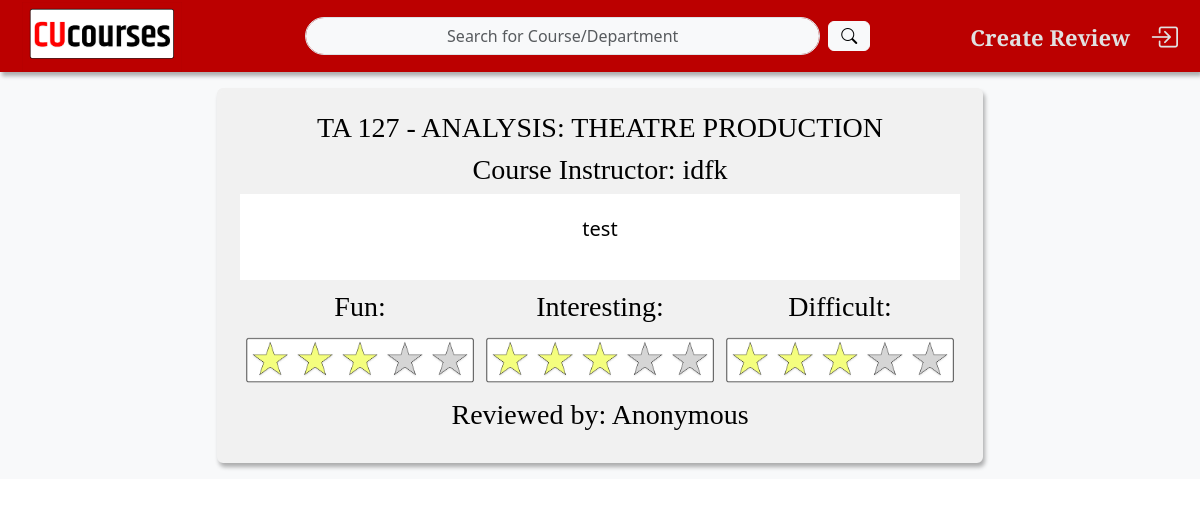
Page /review/13/ on the committed database.
### reviews/models.py (models this page shows, shortened)
class review(models.Model):
    user = models.ForeignKey(User, on_delete=models.CASCADE, default="Anonymous")
    course = models.ForeignKey(course,on_delete=models.CASCADE,null=True)
    instructor = models.CharField(max_length=30)
    reviewText = models.TextField(max_length=800, null=False)
    anon = models.BooleanField(default=True)
    created = models.DateTimeField(auto_now_add=True)
    textbook = models.BooleanField(default=True)
    CHOICES = (
        ('1', '1'),
        ('2', '2'),
        ('3', '3'),
        ('4', '4'),
        ('5', '5'),
    )
    fun = models.CharField(max_length=1, choices=CHOICES,default='3')
    interesting = models.CharField(max_length=1, choices=CHOICES,default='3')
    difficult = models.CharField(max_length=1, choices=CHOICES,default='3')
    class Meta:
        ordering = ['created']

class course(models.Model):
    courseCode = models.CharField(max_length=10)
    courseName = models.CharField(max_length=40)
    dept = models.ForeignKey(department,on_delete=models.CASCADE,null=True)
    def __str__(self):
        return self.courseCode

### reviews/views.py (the view)
# urls.py: path("review/<int:pk>/", reviewDetails.as_view(), name='review'),
class reviewDetails(DetailView):
    model = review
    context_object_name = "review"
    template_name = "reviews/reviewDetails.html"
    def get_context_data(self, **kwargs):
        context = super().get_context_data(**kwargs)
        context['depts'] = department.objects.all()
        return context

### reviews/templates/reviews/reviewDetails.html
<html>
    {% load static %}
    <link rel="stylesheet" type="text/css" href="{% static 'allStyles.css' %}">
    <header>
        {% include "./navMenu.html" %}
    </header>
    <body>
        <div class="container-fluid-p-0 d-flex flex-row belowNav" Style = "background: var(--primary-color);">
            <div class="unrestrictedContentTable  bg-light  ">
                <div class="box m-3 rounded">
                    <h3> {{review.course}} - {{review.course.courseName}} </h3>
                    <h3> Course Instructor: {{review.instructor}} </h3>
                    <div class = "innerlbox ">
                        <p id="review-text" style="font-size: 20px;">{{review.reviewText}}</p>
                    </div>
                    <div class="ratings-row">
                        <div class="ratings-column">
                            <h3>Fun:</h3>
                            <img class="stars" src="{% static '/stars/'|add:review.fun|add:'stars.png' %}">
                        </div>
                        <div class="ratings-column">
                            <h3>Interesting:</h3>
                            <img class="stars" src="{% static '/stars/'|add:review.interesting|add:'stars.png' %}">
                        </div>
                        <div class="ratings-column">
                            <h3>Difficult:</h3>
                            <img class="stars" src="{% static '/stars/'|add:review.difficult|add:'stars.png' %}">
                        </div>
                    </div>
                    {% if review.anon %}
                    <h3> Reviewed by: Anonymous </h3>
                    {% else %}
                    <h3> Reviewed by: {{review.user}} </h3>
                    {% endif %}
                </div>
            </div>
        </div>
    </body>
</html>

### reviews/static/allStyles.css (style rules this page uses)
:root { --primary-color: rgb(187, 0, 0); --secondary-color: rgba(99, 99, 99, 0.69);; --tertiary-color: rgb(250, 255, 184); --primary-dark: rgb(95, 0, 0); --black: rgb(27, 27, 27); --white: rgb(255, 255, 255); --text-color: rgb(225, 225, 225); --darkgray: rgb(50,50,50); --lightgray: rgb(241, 241, 241); --gradient-vertical: linear-gradient(rgb(187, 0, 0), rgb(255, 255, 255)); --gradient-horizontal: linear-gradient(to right,rgb(187, 0, 0), rgb(255, 255, 255)); --shadow: 2px 4px 4px hsla(0, 0%, 0%, 0.305); --body-font: 'Source Serif Pro', Times, serif; --heading-font: 'Crimson Text', Times, serif; }
body { background-color: var(--white); }
h1, h2, h3, h4, h5, h6 { font-family: var(--heading-font); }
.box { width: auto; height: fit-content; margin: 0 auto; padding: 20px; border: solid 3px var(--lightgray); background-color: var(--lightgray); text-align: center; box-shadow: var(--shadow); color: black; }
.innerlbox { width: 60vw; height: auto; margin-bottom: 10px; padding: 20px; background-color: var(--white); text-align: center; }
.ratings-row { display:flex; flex-direction: row; margin-bottom: 10px; }
.ratings-column { display:flex; flex-direction: column; }
.stars { width: 20vw; padding: 5px; }
.unrestrictedContentTable { height: fit-content; display: flex; flex-direction: row; justify-content: center; background-color: var(--white); color: var(--text-color); width: 100%; }
.belowNav { padding-top:9vh; background: rgb(241, 241, 241); }

### rows in the picture
review: course "TA 127", course.courseName "ANALYSIS: THEATRE PRODUCTION", instructor "idfk", reviewText "test"
